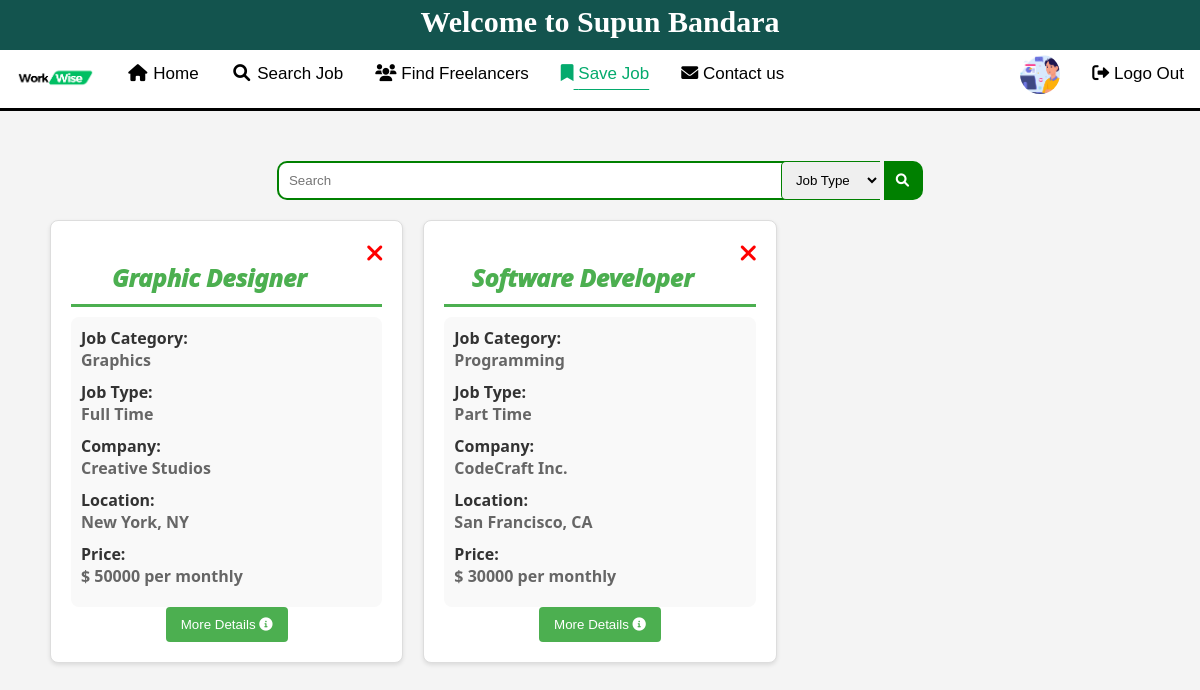
Screenshot of /PHP/user/save_job.php (signed in) with the database file from the repository.
### tables this page shows
CREATE TABLE `bmjob` (
  `id` int(10) NOT NULL,
  `userId` int(10) NOT NULL,
  `jobId` int(20) NOT NULL
);

CREATE TABLE `jobtable` (
  `jobId` int(10) NOT NULL,
  `userId` int(11) NOT NULL,
  `category` varchar(32) NOT NULL,
  `title` varchar(20) NOT NULL,
  `jobType` varchar(10) NOT NULL,
  `company` varchar(20) NOT NULL,
  `location` varchar(32) NOT NULL,
  `price` int(10) NOT NULL,
  `exitDay` date NOT NULL,
  `responsibilities` varchar(120) NOT NULL,
  `requirements` varchar(200) NOT NULL,
  `payment` int(11) NOT NULL
);

### PHP/user/save_job.php (the view, shortened to what this page needs)
<?php include("../conn.php"); ?>
<?php
$userid = $_SESSION['id'];
$sql = "SELECT bm.id, job.*
        FROM bmjob bm
        JOIN users t1 ON bm.userId = t1.userId
        JOIN jobtable job ON bm.jobId = job.jobId
        WHERE t1.userId = '$userid'";
$result = mysqli_query($conn, $sql);
?>
<!DOCTYPE html>
<html lang="en">
<head>
    <link rel="stylesheet" href="https://cdnjs.cloudflare.com/ajax/libs/font-awesome/4.7.0/css/font-awesome.min.css">
    <link rel="stylesheet" href="../../CSS/job_list.css">
    <link rel="stylesheet" href="https://cdnjs.cloudflare.com/ajax/libs/font-awesome/6.0.0/css/all.min.css">
</head>
<body>
<?php include_once("login_header.php"); ?>
    <?php include_once("login_navbar.php"); ?>
    <form action="save_job.php" method="get">
        <div class="searchbar">
            <input type="search" name="search" placeholder="<?php if (isset($_GET["search"])) {
                echo $_GET["search"];
            } else {
                echo "Search";
            } ?>">
            <select name="filter" id="">
                <option value="All Type">Job Type</option>
            </select>
            <button><i class="fa fa-fw fa-search"></i></button>
        </div>
    </form>
    <div class="job_listings">
        <div class="job_row">
            <?php
            if ($result && mysqli_num_rows($result) > 0) {
                while ($row = mysqli_fetch_assoc($result)) {
                    ?>
                     <form action="save_job.php" method="get">
                    <div class="job">
                     <button id="remove" type="submit" name="remove"><i class="fa fa-remove"></i></button>
                        <h2>
                            <?php echo $row["title"]; ?>
                        </h2>
                        <div class="job_details">
                            <h4>Job Category:</h4>
                            <p>
                                <?php echo $row['category']; ?>
                            </p>
                            <h4>Job Type:</h4>
                            <p>
                                <?php echo $row['jobType']; ?>
                            </p>
                            <h4>Company:</h4>
                            <p>
                                <?php echo $row['company']; ?>
                            </p>
                            <h4>Location:</h4>
                            <p>
                                <?php echo $row['location']; ?>
                            </p>
                            <h4>Price:</h4>
                            <p>$
                                <?php echo $row['price']; ?> per monthly
                            </p>
                        </div>
                        <center>
                            <form action="more_details.php" method="get">
                                <button class="apply-btn" type="submit" name="apply">
                                    More Details <i class="fas fa-info-circle"></i>
                                </button>
                            </form>
                        </center>
                    </div>
                    </form>
                    <?php
                }
                ?>
            </div>
        </div>
        <?php
            }
            ?>
</body>
</html>

### CSS/job_list.css (style rules this page uses)
body { margin: 0; padding: 0; background-color: #f4f4f4; }
.searchbar { width: 100%; text-align: center; justify-content: center; }
input , button,select { margin-top: 50px; padding: 10px; border-style: solid; border-color: green; }
.searchbar input { width: 50%; border-top-left-radius: 10px; border-bottom-left-radius: 10px; border-right-style: none; }
.searchbar button { border-top-right-radius: 10px; border-bottom-right-radius: 10px; border-left-style: none; background-color: green; margin-left: 0; }
select { border-radius: 5px; border-top-right-radius: 0; border-bottom-right-radius: 0; border-style: solid; border-right-style: none; margin-left: -100px; position: sticky; }
button i { color: white; }
.job_listings { font-family: 'Segoe UI', Tahoma, Geneva, Verdana, sans-serif; max-width: 1100px; margin: 20px auto; }
.job_row { display: grid; grid-template-columns: repeat(3, 1fr); gap: 20px; }
.job { border: 1px solid #ddd; background-color: #fff; padding: 20px; border-radius: 8px; box-shadow: 0 2px 4px rgba(0, 0, 0, 0.1); transition: transform 0.3s ease-in-out; }
h2 { text-align: center; font-style: italic; font-weight: 1000; margin-bottom: 10px; color: #4CAF50; padding-bottom: 10px; border-bottom-style: solid; }
p { color: #666; font-weight: 600; margin-bottom: 8px; padding-bottom: 10px; }
.job_details { background-color: #f9f9f9; padding: 10px; border-radius: 8px; }
.job_details h4 { margin: 0; color: #333; }
.job_details p { margin: 0; color: #666; }
.apply-btn { margin: 0; background-color: #4CAF50; color: #fff; padding: 10px 15px; border: none; border-radius: 4px; cursor: pointer; transition: background-color 0.3s ease-in-out; }
#remove i { font-size:24px; color:red; }
#remove { float: inline-end; margin: 0; margin-left: 20px; padding: 0; border-style: none; background-color: #f4f4f407; cursor: pointer; }

### PHP/user/login_header.php (style rules this page uses)
body { margin: 0; }

### rows the page displays
bmjob: jobId.title "Graphic Designer", jobId.category "Graphics", jobId.jobType "Full Time", jobId.company "Creative Studios", jobId.location "New York, NY", jobId.price "50000"
bmjob: jobId.title "Software Developer", jobId.category "Programming", jobId.jobType "Part Time", jobId.company "CodeCraft Inc.", jobId.location "San Francisco, CA", jobId.price "30000"
